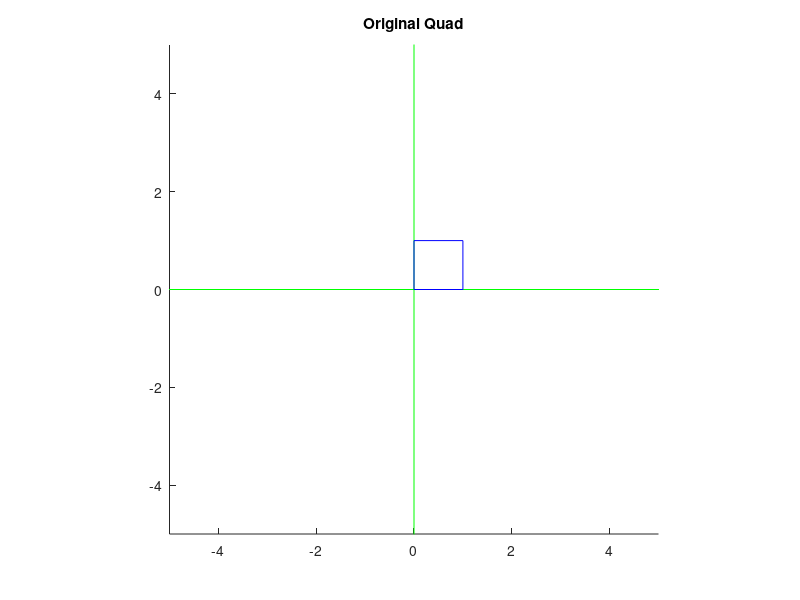
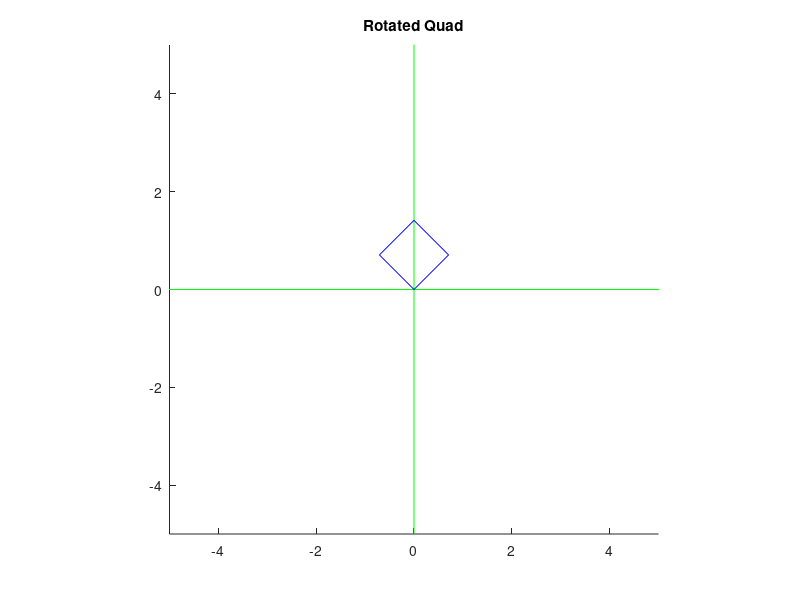
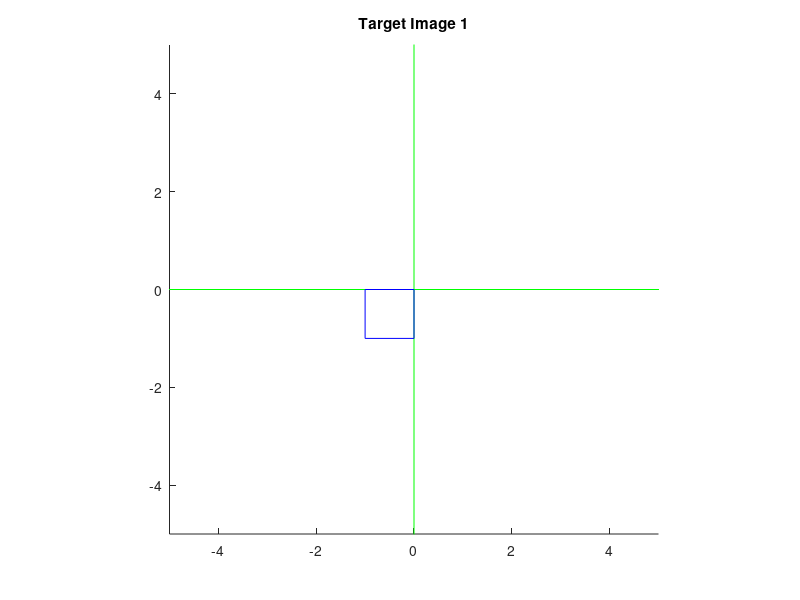
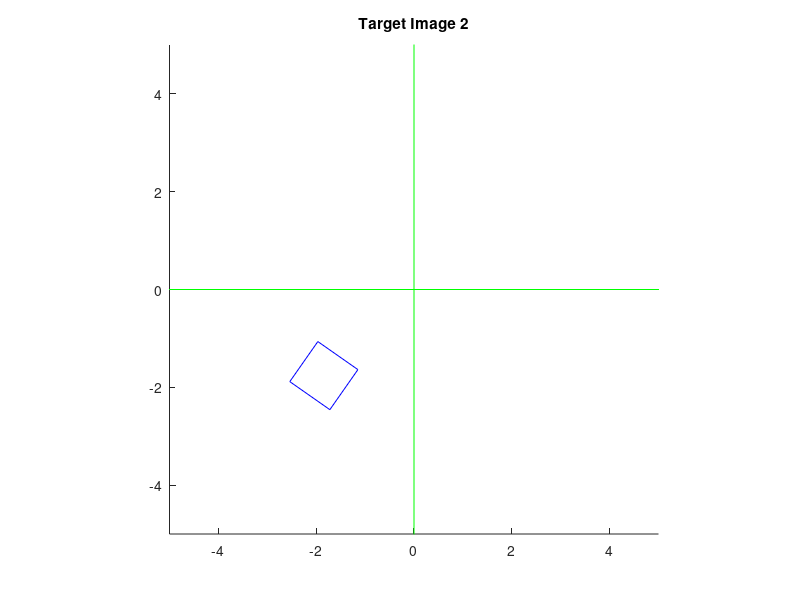

These charts were generated, in order, by the following MATLAB code:
%
% Copyright 2019 Vienna University of Technology.
% Institute of Computer Graphics and Algorithms.
%

function[matrix_translate, matrix_rotate, matrix_scale, rotated_vertices, image1_vertices, image2_vertices, image3_vertices, image4_vertices] = Transformations()

%% General Hints:
% If you want to check your implementation you can:
% -) Set a breakpoint to access variables at a certain point in the script.
% You can inspect their contents in the 'Workspace' window to the right.
% -) Leave out the ';' at the end of a statement/line so the result will be
% printed out in the command window.
% -) Do not rename the predefined variables, or else our test-system won't
% work (which is bad for both parties ;) )

close all; % used for closing figures on each re-run

%% I. Transformations and Plotting

% 1) Implement the following matrix functions. They can be found at the
% bottom of the file
matrix_translate = mtranslate(1, 2);
matrix_rotate = mrotate(45);
matrix_scale = mscale(2, 3);

% 2) Finish the display_vertices function
quad = [0, 0, 1; 1, 0, 1; 1, 1, 1; 0, 1, 1; 0, 0, 1]';
display_vertices(quad, 11, 'Original Quad');

% 3) Implement the transform_vertices function
rotated_vertices = transform_vertices(quad, matrix_rotate);
display_vertices(rotated_vertices, 12, 'Rotated Quad');

% 4) Edit the next 4 lines and use the implemented functions to produce
% the Target Images 1-4 (see instructions) and display them.
% Please recall that you are supposed to call the transform_vertices function only once per image.
temp_matrix1 = mrotate(180);
image1_vertices = transform_vertices(quad, temp_matrix1); % TODO: edit this
temp_matrix2 = mrotate(55)*mtranslate(-3,0);
image2_vertices = transform_vertices(quad, temp_matrix2); % TODO: edit this
temp_matrix3 =mtranslate(2,1)* mrotate(-30)*mscale(2,1);
image3_vertices = transform_vertices(quad, temp_matrix3); % TODO: edit this
temp_matrix4 = mscale(1,(3*sqrt(2)/sqrt(2)))*mrotate(45);
image4_vertices = transform_vertices(quad, temp_matrix4); % TODO: edit this

display_vertices(image1_vertices, 13, 'Target Image 1');
display_vertices(image2_vertices, 14, 'Target Image 2');
display_vertices(image3_vertices, 15, 'Target Image 3');
display_vertices(image4_vertices, 16, 'Target Image 4');

end

% Returns a 3x3 translation matrix
% tx, ty: translation along x and y
function[matrix] = mtranslate(tx, ty)

% TODO: Implement this function
matrix = [1,0,tx;0,1,ty;0,0,1];

end

% Returns a 3x3 counter-clockwise rotation matrix
% angle: rotation angle in degrees
function[matrix] = mrotate(angle)

% TODO: Implement this function
matrix = [cosd(angle), -sind(angle),0; sind(angle), cosd(angle),0; 0,0,1];

end

% Returns a 3x3 scaling matrix
% sx, sy: scaling in x and y direction
function[matrix] = mscale(sx, sy)

% TODO: Implement this function
matrix = [sx,0,0;0,sy,0;0,0,1];

end

%Displays a list of vertices
%v: list of vertices ([x1, x2, x3, ...; y1, y2, y3, ...; 1, 1, 1, ....;)
%id: figure id
%head: title of the figure
function[] = display_vertices(v, id, head)

%Create new figure
figure(id);
clf;
%Set title
title(head);
%Fix axis and set aspect ratio
axis([-5, 5, -5, 5]);
pbaspect([1, 1, 1]);

%Plot coordinate axis
hold on;
plot([-100, 100], [0, 0], '-g');
plot([0, 0], [-100, 100], '-g');

% TODO: Display the vertices (v) using the plot function

plot(v(1,:),v(2,:),'-b');
%Finish drawing
hold off;

end

% Transforms a list of vertices by a matrix
% v: list of vertices ([x1, x2, x3, ...; y1, y2, y3, ...; 1, 1, 1, ....;)
% m: transformation matrix
% Returns a list of transformed vertices of the same size as v
function[result] = transform_vertices(v, m)

% TODO: Implement this function
result = m*v;

end